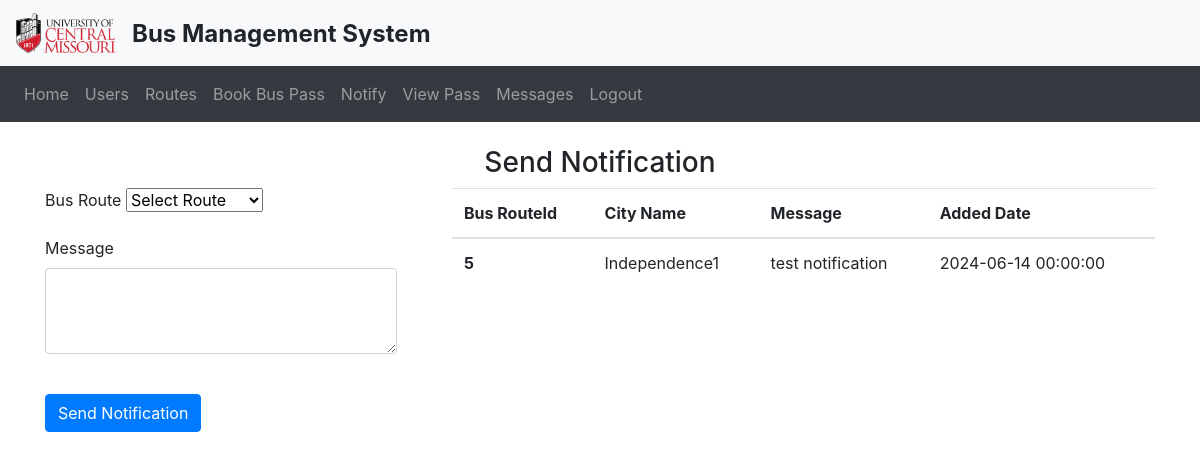
Screenshot of /addnotification (signed in) with the database file from the repository.
### website/models.py (models this page shows)
class Notification(db.Model):
    id = db.Column(db.Integer, primary_key=True)
    message = db.Column(db.String(150))
    busrouteid = db.Column(db.Integer, db.ForeignKey('busroute.id'))
    addeddate = db.Column(db.DateTime)

class Busroute(db.Model):
    id = db.Column(db.Integer, primary_key=True)
    cityname = db.Column(db.String(150))
    price = db.Column(db.Integer)

### website/views.py (the view, shortened to what this page needs)
@views.route('/addnotification', methods=['GET','POST'])
@login_required
def addnotifications():
    routes = Busroute.query.all()
    notifications = Notification.query.all()
    routeDico = {}
    for route in routes:
        routeDico[route.id] = route.cityname
    return render_template('addnotification.html', user=current_user, routes = routes, notifications = notifications, routeDico = routeDico)

### website/__init__.py (called while the page is built)
def create_app():
    app = Flask(__name__)
    app.config['SECRET_KEY'] = 'SANDEEP'
    app.config['SQLALCHEMY_DATABASE_URI'] =\
        'sqlite:///' + path.join(basedir, 'database.db')
    db.init_app(app)
    from .views import views
    from .auth import auth
    app.register_blueprint(views, url_prefix='/')
    app.register_blueprint(auth, url_prefix='/')
    from .models import User
    login_manager = LoginManager(app)
    login_manager.login_view = 'auth.login' # type: ignore
    login_manager.init_app(app)
    @login_manager.user_loader
    def load_user(id):
        return User.query.get(int(id))
    with app.app_context():
        create_database()
    return app

### website/templates/addnotification.html (shortened to what this page needs)
{% extends 'base.html' %}
{% block content %}
<form method="POST">
    <h3 align="center">Send Notification</h3>
    <div style="display:flex;gap:5%">
        <div style="width: 50%;">
            <div class="form-group">
                <label for="destination">Bus Route</label>
                <select id="destination" name="destination" class="form-select" aria-label="Default select example">
                  <option selected value="0">Select Route</option>
                </select>
            </div>
            <div class="form-group">
              <label for="message">Message</label>
              <textarea
                class="form-control"
                id="message"
                name="message"
                rows="3">
              </textarea>
            </div>
            <br />
            <button type="submit" class="btn btn-primary">Send Notification</button>
        </div>
        <div style="width: 100%;">
            <table class="table">
                <thead>
                  <tr>
                    <th scope="col">Bus RouteId</th>
                    <th scope="col">City Name</th>
                    <th scope="col">Message</th>
                    <th scope="col">Added Date</th>
                  </tr>
                </thead>
                <tbody>
                  {% for notification in notifications %}
                  <tr>
                    <th scope="row">{{notification.busrouteid}}</th>
                    <td>{{routeDico[notification.busrouteid]}}</td>
                    <td>{{notification.message}}</td>
                    <td>{{notification.addeddate}}</td>
                  </tr>
                  {% endfor %}
                </tbody>
            </table>
        </div>
    </div>
  </form>
{% endblock %}

### rows the page displays
Notification: busrouteid "5", busrouteid.cityname "Independence1", message "test notification", addeddate "2024-06-14 00:00:00"
